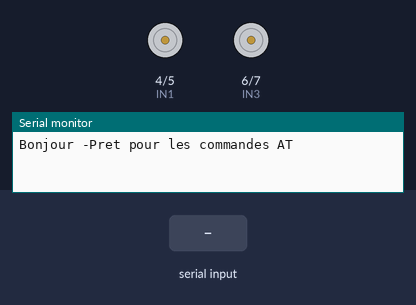
The sketch below on a simulated Arduino Uno, built with avr-gcc and run on an emulated ATmega328P. Parts: motor-driver pin pairs drawn as motors (green arrow = first pin HIGH = forward, orange = second pin HIGH = backward, longer = more drive, scaled by the enable pin), the last lines printed to the serial monitor. The inputs (shaded band) are chosen by the test bench.

Above: at 2.2 s.
2.3 s: "90,45\n" received over the second serial link
At 2.8 s:
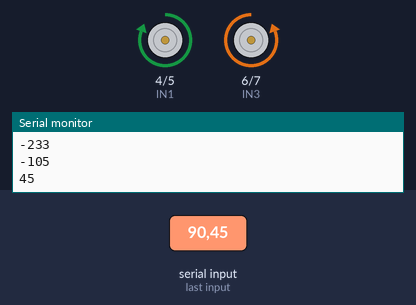
3.8 s: "255\n" received over the second serial link
At 5.1 s:
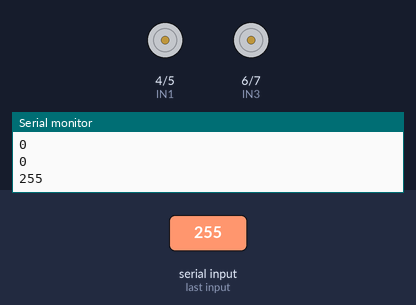
Timing chart, 0 to 7.3 s (numbered marks = the images above; inputs shaded):
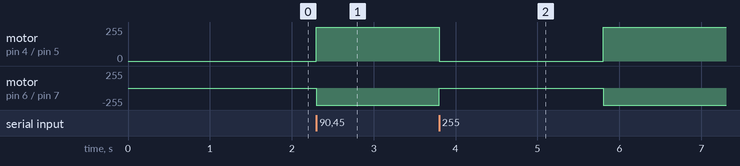

Measured:
- after the input at 2.3 s, motor on pin 4 (IN1) / pin 5 (IN2): stopped → forward 255/255 at once; motor on pin 6 (IN3) / pin 7 (IN4): stopped → backward 255/255 at once
- after the input at 3.8 s, motor on pin 4 (IN1) / pin 5 (IN2): forward 255/255 → stopped at once, → forward 255/255 2.0 s later; motor on pin 6 (IN3) / pin 7 (IN4): backward 255/255 → stopped at once, → backward 255/255 2.0 s later

The sketch:

Voiture_progressive_bt.ino
```cpp
#include <SoftwareSerial.h>
const int RX = 11;
const int TX = 3;
SoftwareSerial BlueT(RX,TX);
char data;
int x=0;
int y=0;
// Moteur gauche
int ENA=9;
int IN1=4;
int IN2=5;
int PMWG=0;

// Moteur Droite
int ENB=10;
int IN3=6;
int IN4=7;
int PMWD=0;

bool etat=0;
int i=0;
int dir=1;//0=gauche,1=tt droit,2=droite
void setup() {
  // put your setup code here, to run once:
  Serial.begin(9600);
  delay(500);
  Serial.println("Bonjour -Pret pour les commandes AT");
  BlueT.begin(9600);
  delay(500);
  //Moteur
  pinMode(ENA,OUTPUT); // Configurer
  pinMode(ENB,OUTPUT); // les broches
  pinMode(IN1,OUTPUT); // comme sortie
  pinMode(IN2,OUTPUT);
  pinMode(IN3,OUTPUT);
  pinMode(IN4,OUTPUT);
  digitalWrite(ENA,LOW);// Moteur A - Ne pas tourner
  digitalWrite(ENB,LOW);// Moteur B - Ne pas tourner
  // Direction du Moteur A
  digitalWrite(IN1,LOW);
  digitalWrite(IN2,HIGH);
  // Direction du Moteur B
  // NB: en sens inverse du moteur
  digitalWrite(IN3,HIGH);
  digitalWrite(IN4,LOW);
}

void loop() {
  // put your main code here, to run repeatedly:
  while (BlueT.available()){
    data = BlueT.read();
    x = BlueT.parseInt();
    if (x<255){
      dir = 0;
    }
    else if (x>255){
       dir=2;
    }
    else{
      dir=1;
    }
    data =BlueT.read();
    y=BlueT.parseInt();
    if (y>255 && dir==0){
      PMWG=-y+x;
      PMWD=255-y;
      etat=1;
    }
    else if (y>255 && dir==2){
      PMWG=255-y;
      PMWD=511-y-x;
      etat=1;
    }
    else if (y>255 && dir==1){
      PMWG=y-256;
      PMWD=y-256;
      etat=1;
    }
    else if (y<255 && dir==0){
      PMWG=y-511+x;
      PMWD=y-256;
      etat=0;
    }
    else if (y<255 && dir==2) {
      PMWG=y-256;
      PMWD=y-x;
      etat=0;
    }
    else if (y<255 && dir==1){
      PMWG=255-y;
      PMWD=255-y;
      etat=0;
    }
    else if (y==255||y==256){
      PMWD=0;
      PMWG=0;
    }
    else{
      Serial.println("Rien ne va");
    }
    PMWG*=0.5;
    PMWD*=0.5;
    digitalWrite(IN1,not etat);
    digitalWrite(IN2,etat);
    digitalWrite(IN4,not etat);
    digitalWrite(IN3,etat);
    Serial.println(etat);
    Serial.println(dir);
    Serial.println(PMWG);
    Serial.println(PMWD);
    analogWrite(ENA,PMWG);
    analogWrite(ENB,PMWD);
    Serial.println(y);
  }
}
```
